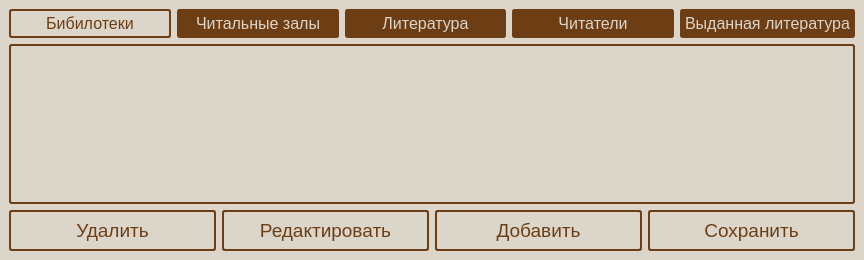
<?xml version="1.0" encoding="UTF-8"?>
<ui version="4.0">
 <class>MainWindow</class>
 <widget class="QMainWindow" name="MainWindow">
  <property name="geometry">
   <rect>
    <x>0</x>
    <y>0</y>
    <width>864</width>
    <height>260</height>
   </rect>
  </property>
  <property name="minimumSize">
   <size>
    <width>750</width>
    <height>260</height>
   </size>
  </property>
  <property name="windowTitle">
   <string>Library</string>
  </property>
  <property name="windowIcon">
   <iconset resource="resource.qrc">
    <normaloff>:/icons/lib.png</normaloff>:/icons/lib.png</iconset>
  </property>
  <property name="styleSheet">
   <string notr="true">QWidget {
background-color: #DCD6CA;
}

QPushButton {
background-color: #6D3D14;
color: #DCD6CA;
font-size: 12pt;
border: 2px solid #6D3D14;
border-radius: 3px;
padding: 3px;
font-weight: 400;
}

QPushButton:hover{
  background-color: #6D3D14;
}

QPushButton:pressed{
  background-color: #DCD6CA;
  color: #6D3D14;
}

QPushButton:checked{
  background-color: #DCD6CA;
  color: #6D3D14;
}

QTableWidget {
background-color: #DCD6CA;
color: #3c3b3a;
font-size: 10pt;
border: 2px solid #6D3D14;
border-radius: 3px;
}

</string>
  </property>
  <property name="iconSize">
   <size>
    <width>24</width>
    <height>24</height>
   </size>
  </property>
  <widget class="QWidget" name="centralwidget">
   <layout class="QGridLayout" name="gridLayout">
    <item row="2" column="0">
     <layout class="QHBoxLayout" name="functional_Layout">
      <item>
       <widget class="QPushButton" name="del_btn">
        <property name="styleSheet">
         <string notr="true">
QPushButton{
	padding: 7px;
	font-size: 14pt;
	background-color: #DCD6CA;
	color: #6D3D14;
}

QPushButton:hover{
	padding: 7px;
	font-size: 14pt;
	background-color: #DCD6CA;
	color: #6D3D14;
}

QPushButton:pressed{
	padding: 7px;
	font-size: 14pt;
	background-color: #6D3D14;
	color: #DCD6CA;
}</string>
        </property>
        <property name="text">
         <string>Удалить</string>
        </property>
       </widget>
      </item>
      <item>
       <widget class="QPushButton" name="editing_btn">
        <property name="styleSheet">
         <string notr="true">
QPushButton{
	padding: 7px;
	font-size: 14pt;
	background-color: #DCD6CA;
	color: #6D3D14;
}

QPushButton:hover{
	padding: 7px;
	font-size: 14pt;
	background-color: #DCD6CA;
	color: #6D3D14;
}

QPushButton:pressed{
	padding: 7px;
	font-size: 14pt;
	background-color: #6D3D14;
	color: #DCD6CA;
}</string>
        </property>
        <property name="text">
         <string>Редактировать</string>
        </property>
       </widget>
      </item>
      <item>
       <widget class="QPushButton" name="new_btn">
        <property name="styleSheet">
         <string notr="true">
QPushButton{
	padding: 7px;
	font-size: 14pt;
	background-color: #DCD6CA;
	color: #6D3D14;
}

QPushButton:hover{
	padding: 7px;
	font-size: 14pt;
	background-color: #DCD6CA;
	color: #6D3D14;
}

QPushButton:pressed{
	padding: 7px;
	font-size: 14pt;
	background-color: #6D3D14;
	color: #DCD6CA;
}</string>
        </property>
        <property name="text">
         <string>Добавить</string>
        </property>
       </widget>
      </item>
      <item>
       <widget class="QPushButton" name="safe_btn">
        <property name="styleSheet">
         <string notr="true">
QPushButton{
	padding: 7px;
	font-size: 14pt;
	background-color: #DCD6CA;
	color: #6D3D14;
}

QPushButton:hover{
	padding: 7px;
	font-size: 14pt;
	background-color: #DCD6CA;
	color: #6D3D14;
}

QPushButton:pressed{
	padding: 7px;
	font-size: 14pt;
	background-color: #6D3D14;
	color: #DCD6CA;
}</string>
        </property>
        <property name="text">
         <string>Сохранить</string>
        </property>
       </widget>
      </item>
     </layout>
    </item>
    <item row="0" column="0">
     <layout class="QHBoxLayout" name="base_Layout">
      <item>
       <widget class="QPushButton" name="lib_btn">
        <property name="text">
         <string>Бибилотеки</string>
        </property>
        <property name="icon">
         <iconset resource="resource.qrc">
          <normaloff>:/icons/local_library_white_24dp.svg</normaloff>:/icons/local_library_white_24dp.svg</iconset>
        </property>
        <property name="checkable">
         <bool>true</bool>
        </property>
        <property name="checked">
         <bool>true</bool>
        </property>
       </widget>
      </item>
      <item>
       <widget class="QPushButton" name="room_btn">
        <property name="text">
         <string>Читальные залы</string>
        </property>
        <property name="icon">
         <iconset resource="resource.qrc">
          <normaloff>:/icons/event_seat_white_24dp.svg</normaloff>:/icons/event_seat_white_24dp.svg</iconset>
        </property>
        <property name="checkable">
         <bool>true</bool>
        </property>
       </widget>
      </item>
      <item>
       <widget class="QPushButton" name="book_btn">
        <property name="text">
         <string>Литература</string>
        </property>
        <property name="icon">
         <iconset resource="resource.qrc">
          <normaloff>:/icons/book_white_24dp.svg</normaloff>:/icons/book_white_24dp.svg</iconset>
        </property>
        <property name="checkable">
         <bool>true</bool>
        </property>
       </widget>
      </item>
      <item>
       <widget class="QPushButton" name="readers_btn">
        <property name="text">
         <string>Читатели</string>
        </property>
        <property name="icon">
         <iconset resource="resource.qrc">
          <normaloff>:/icons/people_white_24dp.svg</normaloff>:/icons/people_white_24dp.svg</iconset>
        </property>
        <property name="checkable">
         <bool>true</bool>
        </property>
       </widget>
      </item>
      <item>
       <widget class="QPushButton" name="is_btn">
        <property name="text">
         <string>Выданная литература</string>
        </property>
        <property name="icon">
         <iconset resource="resource.qrc">
          <normaloff>:/icons/pan_tool_white_24dp.svg</normaloff>:/icons/pan_tool_white_24dp.svg</iconset>
        </property>
        <property name="checkable">
         <bool>true</bool>
        </property>
       </widget>
      </item>
     </layout>
    </item>
    <item row="1" column="0">
     <widget class="QTableWidget" name="tableWidget">
      <property name="minimumSize">
       <size>
        <width>0</width>
        <height>0</height>
       </size>
      </property>
      <property name="maximumSize">
       <size>
        <width>16777215</width>
        <height>16777215</height>
       </size>
      </property>
     </widget>
    </item>
   </layout>
  </widget>
 </widget>
 <resources>
  <include location="resource.qrc"/>
 </resources>
 <connections/>
</ui>
